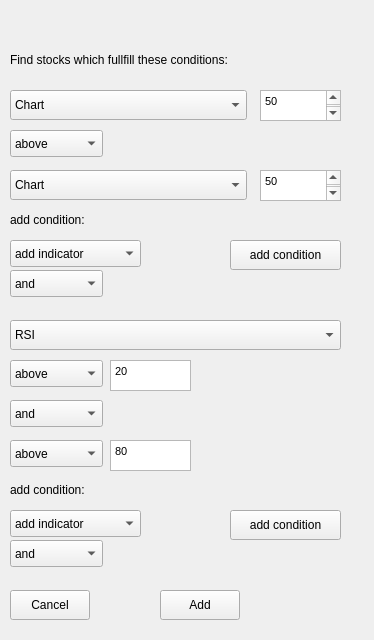
<?xml version="1.0" encoding="UTF-8"?>
<ui version="4.0">
 <class>Form</class>
 <widget class="QWidget" name="Form">
  <property name="geometry">
   <rect>
    <x>0</x>
    <y>0</y>
    <width>374</width>
    <height>640</height>
   </rect>
  </property>
  <property name="minimumSize">
   <size>
    <width>0</width>
    <height>0</height>
   </size>
  </property>
  <property name="windowTitle">
   <string>Form</string>
  </property>
  <widget class="QComboBox" name="comboBox_3">
   <property name="geometry">
    <rect>
     <x>10</x>
     <y>170</y>
     <width>237</width>
     <height>30</height>
    </rect>
   </property>
   <property name="minimumSize">
    <size>
     <width>0</width>
     <height>30</height>
    </size>
   </property>
   <item>
    <property name="text">
     <string>Chart</string>
    </property>
   </item>
   <item>
    <property name="text">
     <string>Simple Moving Average</string>
    </property>
   </item>
   <item>
    <property name="text">
     <string>Exponential Moving Average</string>
    </property>
   </item>
  </widget>
  <widget class="QPushButton" name="pushButton">
   <property name="geometry">
    <rect>
     <x>160</x>
     <y>590</y>
     <width>80</width>
     <height>30</height>
    </rect>
   </property>
   <property name="text">
    <string>Add</string>
   </property>
  </widget>
  <widget class="QPushButton" name="pushButton_2">
   <property name="geometry">
    <rect>
     <x>10</x>
     <y>590</y>
     <width>80</width>
     <height>30</height>
    </rect>
   </property>
   <property name="text">
    <string>Cancel</string>
   </property>
  </widget>
  <widget class="QTextEdit" name="textEdit">
   <property name="geometry">
    <rect>
     <x>260</x>
     <y>90</y>
     <width>81</width>
     <height>31</height>
    </rect>
   </property>
   <property name="html">
    <string>&lt;!DOCTYPE HTML PUBLIC &quot;-//W3C//DTD HTML 4.0//EN&quot; &quot;http://www.w3.org/TR/REC-html40/strict.dtd&quot;&gt;
&lt;html&gt;&lt;head&gt;&lt;meta name=&quot;qrichtext&quot; content=&quot;1&quot; /&gt;&lt;style type=&quot;text/css&quot;&gt;
p, li { white-space: pre-wrap; }
&lt;/style&gt;&lt;/head&gt;&lt;body style=&quot; font-family:'MS Shell Dlg 2'; font-size:8pt; font-weight:400; font-style:normal;&quot;&gt;
&lt;p style=&quot; margin-top:0px; margin-bottom:0px; margin-left:0px; margin-right:0px; -qt-block-indent:0; text-indent:0px;&quot;&gt;50&lt;/p&gt;
&lt;p style=&quot;-qt-paragraph-type:empty; margin-top:0px; margin-bottom:0px; margin-left:0px; margin-right:0px; -qt-block-indent:0; text-indent:0px;&quot;&gt;&lt;br /&gt;&lt;/p&gt;&lt;/body&gt;&lt;/html&gt;</string>
   </property>
  </widget>
  <widget class="QComboBox" name="comboBox_5">
   <property name="geometry">
    <rect>
     <x>10</x>
     <y>90</y>
     <width>237</width>
     <height>30</height>
    </rect>
   </property>
   <property name="minimumSize">
    <size>
     <width>0</width>
     <height>30</height>
    </size>
   </property>
   <item>
    <property name="text">
     <string>Chart</string>
    </property>
   </item>
   <item>
    <property name="text">
     <string>Simple Moving Average</string>
    </property>
   </item>
   <item>
    <property name="text">
     <string>Exponential Moving Average</string>
    </property>
   </item>
  </widget>
  <widget class="QTextEdit" name="textEdit_2">
   <property name="geometry">
    <rect>
     <x>260</x>
     <y>170</y>
     <width>81</width>
     <height>31</height>
    </rect>
   </property>
   <property name="html">
    <string>&lt;!DOCTYPE HTML PUBLIC &quot;-//W3C//DTD HTML 4.0//EN&quot; &quot;http://www.w3.org/TR/REC-html40/strict.dtd&quot;&gt;
&lt;html&gt;&lt;head&gt;&lt;meta name=&quot;qrichtext&quot; content=&quot;1&quot; /&gt;&lt;style type=&quot;text/css&quot;&gt;
p, li { white-space: pre-wrap; }
&lt;/style&gt;&lt;/head&gt;&lt;body style=&quot; font-family:'MS Shell Dlg 2'; font-size:8pt; font-weight:400; font-style:normal;&quot;&gt;
&lt;p style=&quot; margin-top:0px; margin-bottom:0px; margin-left:0px; margin-right:0px; -qt-block-indent:0; text-indent:0px;&quot;&gt;50&lt;/p&gt;
&lt;p style=&quot;-qt-paragraph-type:empty; margin-top:0px; margin-bottom:0px; margin-left:0px; margin-right:0px; -qt-block-indent:0; text-indent:0px;&quot;&gt;&lt;br /&gt;&lt;/p&gt;&lt;/body&gt;&lt;/html&gt;</string>
   </property>
  </widget>
  <widget class="QLabel" name="label_2">
   <property name="geometry">
    <rect>
     <x>10</x>
     <y>50</y>
     <width>331</width>
     <height>19</height>
    </rect>
   </property>
   <property name="text">
    <string>Find stocks which fullfill these conditions:</string>
   </property>
  </widget>
  <widget class="QComboBox" name="comboBox">
   <property name="geometry">
    <rect>
     <x>10</x>
     <y>130</y>
     <width>93</width>
     <height>27</height>
    </rect>
   </property>
   <item>
    <property name="text">
     <string>above</string>
    </property>
   </item>
   <item>
    <property name="text">
     <string>below</string>
    </property>
   </item>
  </widget>
  <widget class="QComboBox" name="comboBox_2">
   <property name="geometry">
    <rect>
     <x>10</x>
     <y>240</y>
     <width>131</width>
     <height>27</height>
    </rect>
   </property>
   <item>
    <property name="text">
     <string>add indicator </string>
    </property>
   </item>
   <item>
    <property name="text">
     <string>add oscillator</string>
    </property>
   </item>
   <item>
    <property name="text">
     <string/>
    </property>
   </item>
  </widget>
  <widget class="QTextEdit" name="textEdit_5">
   <property name="geometry">
    <rect>
     <x>110</x>
     <y>440</y>
     <width>81</width>
     <height>31</height>
    </rect>
   </property>
   <property name="html">
    <string>&lt;!DOCTYPE HTML PUBLIC &quot;-//W3C//DTD HTML 4.0//EN&quot; &quot;http://www.w3.org/TR/REC-html40/strict.dtd&quot;&gt;
&lt;html&gt;&lt;head&gt;&lt;meta name=&quot;qrichtext&quot; content=&quot;1&quot; /&gt;&lt;style type=&quot;text/css&quot;&gt;
p, li { white-space: pre-wrap; }
&lt;/style&gt;&lt;/head&gt;&lt;body style=&quot; font-family:'MS Shell Dlg 2'; font-size:8pt; font-weight:400; font-style:normal;&quot;&gt;
&lt;p style=&quot; margin-top:0px; margin-bottom:0px; margin-left:0px; margin-right:0px; -qt-block-indent:0; text-indent:0px;&quot;&gt;80&lt;/p&gt;&lt;/body&gt;&lt;/html&gt;</string>
   </property>
  </widget>
  <widget class="QTextEdit" name="textEdit_6">
   <property name="geometry">
    <rect>
     <x>110</x>
     <y>360</y>
     <width>81</width>
     <height>31</height>
    </rect>
   </property>
   <property name="html">
    <string>&lt;!DOCTYPE HTML PUBLIC &quot;-//W3C//DTD HTML 4.0//EN&quot; &quot;http://www.w3.org/TR/REC-html40/strict.dtd&quot;&gt;
&lt;html&gt;&lt;head&gt;&lt;meta name=&quot;qrichtext&quot; content=&quot;1&quot; /&gt;&lt;style type=&quot;text/css&quot;&gt;
p, li { white-space: pre-wrap; }
&lt;/style&gt;&lt;/head&gt;&lt;body style=&quot; font-family:'MS Shell Dlg 2'; font-size:8pt; font-weight:400; font-style:normal;&quot;&gt;
&lt;p style=&quot; margin-top:0px; margin-bottom:0px; margin-left:0px; margin-right:0px; -qt-block-indent:0; text-indent:0px;&quot;&gt;20&lt;/p&gt;&lt;/body&gt;&lt;/html&gt;</string>
   </property>
  </widget>
  <widget class="QComboBox" name="comboBox_8">
   <property name="geometry">
    <rect>
     <x>10</x>
     <y>360</y>
     <width>93</width>
     <height>27</height>
    </rect>
   </property>
   <item>
    <property name="text">
     <string>above</string>
    </property>
   </item>
   <item>
    <property name="text">
     <string>below</string>
    </property>
   </item>
  </widget>
  <widget class="QComboBox" name="comboBox_9">
   <property name="geometry">
    <rect>
     <x>10</x>
     <y>320</y>
     <width>331</width>
     <height>30</height>
    </rect>
   </property>
   <property name="minimumSize">
    <size>
     <width>0</width>
     <height>30</height>
    </size>
   </property>
   <item>
    <property name="text">
     <string>RSI</string>
    </property>
   </item>
  </widget>
  <widget class="QComboBox" name="comboBox_10">
   <property name="geometry">
    <rect>
     <x>10</x>
     <y>400</y>
     <width>93</width>
     <height>27</height>
    </rect>
   </property>
   <item>
    <property name="text">
     <string>and</string>
    </property>
   </item>
   <item>
    <property name="text">
     <string>or</string>
    </property>
   </item>
   <item>
    <property name="text">
     <string>no condition</string>
    </property>
   </item>
  </widget>
  <widget class="QPushButton" name="pushButton_3">
   <property name="geometry">
    <rect>
     <x>230</x>
     <y>240</y>
     <width>111</width>
     <height>30</height>
    </rect>
   </property>
   <property name="text">
    <string>add condition</string>
   </property>
  </widget>
  <widget class="QComboBox" name="comboBox_11">
   <property name="geometry">
    <rect>
     <x>10</x>
     <y>270</y>
     <width>93</width>
     <height>27</height>
    </rect>
   </property>
   <item>
    <property name="text">
     <string>and</string>
    </property>
   </item>
   <item>
    <property name="text">
     <string>or</string>
    </property>
   </item>
  </widget>
  <widget class="QLabel" name="label_3">
   <property name="geometry">
    <rect>
     <x>10</x>
     <y>210</y>
     <width>331</width>
     <height>19</height>
    </rect>
   </property>
   <property name="text">
    <string>add condition:</string>
   </property>
  </widget>
  <widget class="QComboBox" name="comboBox_12">
   <property name="geometry">
    <rect>
     <x>10</x>
     <y>440</y>
     <width>93</width>
     <height>27</height>
    </rect>
   </property>
   <item>
    <property name="text">
     <string>above</string>
    </property>
   </item>
   <item>
    <property name="text">
     <string>below</string>
    </property>
   </item>
  </widget>
  <widget class="QComboBox" name="comboBox_13">
   <property name="geometry">
    <rect>
     <x>10</x>
     <y>540</y>
     <width>93</width>
     <height>27</height>
    </rect>
   </property>
   <item>
    <property name="text">
     <string>and</string>
    </property>
   </item>
   <item>
    <property name="text">
     <string>or</string>
    </property>
   </item>
  </widget>
  <widget class="QComboBox" name="comboBox_4">
   <property name="geometry">
    <rect>
     <x>10</x>
     <y>510</y>
     <width>131</width>
     <height>27</height>
    </rect>
   </property>
   <item>
    <property name="text">
     <string>add indicator </string>
    </property>
   </item>
   <item>
    <property name="text">
     <string>add oscillator</string>
    </property>
   </item>
   <item>
    <property name="text">
     <string/>
    </property>
   </item>
  </widget>
  <widget class="QPushButton" name="pushButton_4">
   <property name="geometry">
    <rect>
     <x>230</x>
     <y>510</y>
     <width>111</width>
     <height>30</height>
    </rect>
   </property>
   <property name="text">
    <string>add condition</string>
   </property>
  </widget>
  <widget class="QLabel" name="label_4">
   <property name="geometry">
    <rect>
     <x>10</x>
     <y>480</y>
     <width>331</width>
     <height>19</height>
    </rect>
   </property>
   <property name="text">
    <string>add condition:</string>
   </property>
  </widget>
 </widget>
 <resources/>
 <connections/>
</ui>
